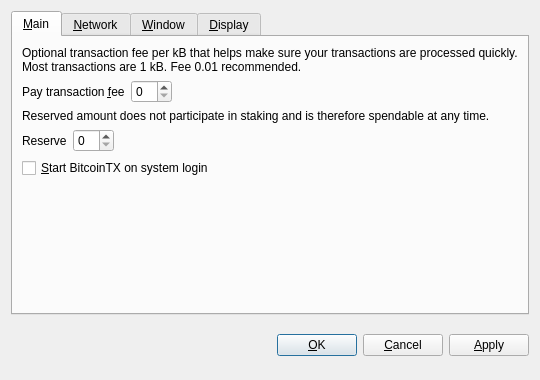
<?xml version="1.0" encoding="UTF-8"?>
<ui version="4.0">
 <class>OptionsDialog</class>
 <widget class="QDialog" name="OptionsDialog">
  <property name="geometry">
   <rect>
    <x>0</x>
    <y>0</y>
    <width>540</width>
    <height>380</height>
   </rect>
  </property>
  <property name="windowTitle">
   <string>Options</string>
  </property>
  <property name="modal">
   <bool>true</bool>
  </property>
  <layout class="QVBoxLayout" name="verticalLayout">
   <item>
    <widget class="QTabWidget" name="tabWidget">
     <property name="tabPosition">
      <enum>QTabWidget::North</enum>
     </property>
     <property name="currentIndex">
      <number>0</number>
     </property>
     <widget class="QWidget" name="tabMain">
      <attribute name="title">
       <string>&amp;Main</string>
      </attribute>
      <layout class="QVBoxLayout" name="verticalLayout_Main">
       <item>
        <widget class="QLabel" name="transactionFeeInfoLabel">
         <property name="text">
          <string>Optional transaction fee per kB that helps make sure your transactions are processed quickly. Most transactions are 1 kB. Fee 0.01 recommended.</string>
         </property>
         <property name="textFormat">
          <enum>Qt::PlainText</enum>
         </property>
         <property name="wordWrap">
          <bool>true</bool>
         </property>
        </widget>
       </item>
       <item>
        <layout class="QHBoxLayout" name="horizontalLayoutFee">
         <item>
          <widget class="QLabel" name="transactionFeeLabel">
           <property name="text">
            <string>Pay transaction &amp;fee</string>
           </property>
           <property name="textFormat">
            <enum>Qt::PlainText</enum>
           </property>
           <property name="buddy">
            <cstring>transactionFee</cstring>
           </property>
          </widget>
         </item>
         <item>
          <widget class="BitcoinAmountField" name="transactionFee"/>
         </item>
         <item>
          <spacer name="horizontalSpacerFee">
           <property name="orientation">
            <enum>Qt::Horizontal</enum>
           </property>
           <property name="sizeHint" stdset="0">
            <size>
             <width>40</width>
             <height>20</height>
            </size>
           </property>
          </spacer>
         </item>
        </layout>
       </item>
       <item>
        <widget class="QLabel" name="reserveBalanceInfoLabel">
         <property name="text">
          <string>Reserved amount does not participate in staking and is therefore spendable at any time.</string>
         </property>
         <property name="textFormat">
          <enum>Qt::PlainText</enum>
         </property>
         <property name="wordWrap">
          <bool>true</bool>
         </property>
        </widget>
       </item>
       <item>
        <layout class="QHBoxLayout" name="horizontalLayoutReserveBalance">
         <item>
          <widget class="QLabel" name="reserveBalanceLabel">
           <property name="text">
            <string>Reserve</string>
           </property>
           <property name="textFormat">
            <enum>Qt::PlainText</enum>
           </property>
           <property name="buddy">
            <cstring>reserveBalance</cstring>
           </property>
          </widget>
         </item>
         <item>
          <widget class="BitcoinAmountField" name="reserveBalance"/>
         </item>
         <item>
          <spacer name="horizontalSpacerReserveBalance">
           <property name="orientation">
            <enum>Qt::Horizontal</enum>
           </property>
           <property name="sizeHint" stdset="0">
            <size>
             <width>40</width>
             <height>20</height>
            </size>
           </property>
          </spacer>
         </item>
        </layout>
       </item>
       <item>
        <widget class="QCheckBox" name="bitcoinAtStartup">
         <property name="toolTip">
          <string>Automatically start BitcoinTX after logging in to the system.</string>
         </property>
         <property name="text">
          <string>&amp;Start BitcoinTX on system login</string>
         </property>
        </widget>
       </item>
       <item>
        <spacer name="verticalSpacer_Main">
         <property name="orientation">
          <enum>Qt::Vertical</enum>
         </property>
         <property name="sizeHint" stdset="0">
          <size>
           <width>20</width>
           <height>40</height>
          </size>
         </property>
        </spacer>
       </item>
      </layout>
     </widget>
     <widget class="QWidget" name="tabNetwork">
      <attribute name="title">
       <string>&amp;Network</string>
      </attribute>
      <layout class="QVBoxLayout" name="verticalLayout_Network">
       <item>
        <widget class="QCheckBox" name="mapPortUpnp">
         <property name="toolTip">
          <string>Automatically open the BitcoinTX client port on the router. This only works when your router supports UPnP and it is enabled.</string>
         </property>
         <property name="text">
          <string>Map port using &amp;UPnP</string>
         </property>
        </widget>
       </item>
       <item>
        <widget class="QCheckBox" name="connectSocks">
         <property name="toolTip">
          <string>Connect to the BitcoinTX network through a SOCKS5 proxy (e.g. when connecting through Tor).</string>
         </property>
         <property name="text">
          <string>&amp;Connect through SOCKS5 proxy:</string>
         </property>
        </widget>
       </item>
       <item>
        <layout class="QHBoxLayout" name="horizontalLayout_Network">
         <item>
          <widget class="QLabel" name="proxyIpLabel">
           <property name="text">
            <string>Proxy &amp;IP:</string>
           </property>
           <property name="textFormat">
            <enum>Qt::PlainText</enum>
           </property>
           <property name="buddy">
            <cstring>proxyIp</cstring>
           </property>
          </widget>
         </item>
         <item>
          <widget class="QValidatedLineEdit" name="proxyIp">
           <property name="maximumSize">
            <size>
             <width>140</width>
             <height>16777215</height>
            </size>
           </property>
           <property name="toolTip">
            <string>IP address of the proxy (e.g. 127.0.0.1)</string>
           </property>
          </widget>
         </item>
         <item>
          <widget class="QLabel" name="proxyPortLabel">
           <property name="text">
            <string>&amp;Port:</string>
           </property>
           <property name="textFormat">
            <enum>Qt::PlainText</enum>
           </property>
           <property name="buddy">
            <cstring>proxyPort</cstring>
           </property>
          </widget>
         </item>
         <item>
          <widget class="QLineEdit" name="proxyPort">
           <property name="maximumSize">
            <size>
             <width>55</width>
             <height>16777215</height>
            </size>
           </property>
           <property name="toolTip">
            <string>Port of the proxy (e.g. 9050)</string>
           </property>
          </widget>
         </item>
         <item>
          <spacer name="horizontalSpacer_Network">
           <property name="orientation">
            <enum>Qt::Horizontal</enum>
           </property>
           <property name="sizeHint" stdset="0">
            <size>
             <width>40</width>
             <height>20</height>
            </size>
           </property>
          </spacer>
         </item>
        </layout>
       </item>
       <item>
        <spacer name="verticalSpacer_Network">
         <property name="orientation">
          <enum>Qt::Vertical</enum>
         </property>
         <property name="sizeHint" stdset="0">
          <size>
           <width>20</width>
           <height>40</height>
          </size>
         </property>
        </spacer>
       </item>
      </layout>
     </widget>
     <widget class="QWidget" name="tabWindow">
      <attribute name="title">
       <string>&amp;Window</string>
      </attribute>
      <layout class="QVBoxLayout" name="verticalLayout_Window">
       <item>
        <widget class="QCheckBox" name="minimizeToTray">
         <property name="toolTip">
          <string>Show only a tray icon after minimizing the window.</string>
         </property>
         <property name="text">
          <string>&amp;Minimize to the tray instead of the taskbar</string>
         </property>
        </widget>
       </item>
       <item>
        <widget class="QCheckBox" name="minimizeOnClose">
         <property name="toolTip">
          <string>Minimize instead of exit the application when the window is closed. When this option is enabled, the application will be closed only after selecting Quit in the menu.</string>
         </property>
         <property name="text">
          <string>M&amp;inimize on close</string>
         </property>
        </widget>
       </item>
       <item>
        <spacer name="verticalSpacer_Window">
         <property name="orientation">
          <enum>Qt::Vertical</enum>
         </property>
         <property name="sizeHint" stdset="0">
          <size>
           <width>20</width>
           <height>40</height>
          </size>
         </property>
        </spacer>
       </item>
      </layout>
     </widget>
     <widget class="QWidget" name="tabDisplay">
      <attribute name="title">
       <string>&amp;Display</string>
      </attribute>
      <layout class="QVBoxLayout" name="verticalLayout_Display">
       <item>
        <layout class="QHBoxLayout" name="horizontalLayout_1_Display">
         <item>
          <widget class="QLabel" name="langLabel">
           <property name="text">
            <string>User Interface &amp;language:</string>
           </property>
           <property name="textFormat">
            <enum>Qt::PlainText</enum>
           </property>
           <property name="buddy">
            <cstring>lang</cstring>
           </property>
          </widget>
         </item>
         <item>
          <widget class="QValueComboBox" name="lang">
           <property name="toolTip">
            <string>The user interface language can be set here. This setting will take effect after restarting BitcoinTX.</string>
           </property>
          </widget>
         </item>
        </layout>
       </item>
       <item>
        <layout class="QHBoxLayout" name="horizontalLayout_2_Display">
         <item>
          <widget class="QLabel" name="unitLabel">
           <property name="text">
            <string>&amp;Unit to show amounts in:</string>
           </property>
           <property name="textFormat">
            <enum>Qt::PlainText</enum>
           </property>
           <property name="buddy">
            <cstring>unit</cstring>
           </property>
          </widget>
         </item>
         <item>
          <widget class="QValueComboBox" name="unit">
           <property name="toolTip">
            <string>Choose the default subdivision unit to show in the interface and when sending coins.</string>
           </property>
          </widget>
         </item>
        </layout>
       </item>
       <item>
        <widget class="QCheckBox" name="coinControlFeatures">
         <property name="toolTip">
          <string>Whether to show coin control features or not.</string>
         </property>
         <property name="text">
          <string>Display coin &amp;control features (experts only!)</string>
         </property>
        </widget>
       </item>
       <item>
        <widget class="QCheckBox" name="minimizeCoinAge">
         <property name="toolTip">
          <string>Whether to select the coin outputs randomly or with minimal coin age.</string>
         </property>
         <property name="text">
          <string>Minimize weight consumption (experimental)</string>
         </property>
        </widget>
       </item>
       <item>
        <widget class="QCheckBox" name="useBlackTheme">
         <property name="text">
          <string>Use black visual theme (requires restart)</string>
         </property>
        </widget>
       </item>
       <item>
        <spacer name="verticalSpacer_Display">
         <property name="orientation">
          <enum>Qt::Vertical</enum>
         </property>
         <property name="sizeHint" stdset="0">
          <size>
           <width>20</width>
           <height>40</height>
          </size>
         </property>
        </spacer>
       </item>
      </layout>
     </widget>
    </widget>
   </item>
   <item>
    <layout class="QHBoxLayout" name="horizontalLayout_Buttons">
     <item>
      <spacer name="horizontalSpacer_1">
       <property name="orientation">
        <enum>Qt::Horizontal</enum>
       </property>
       <property name="sizeHint" stdset="0">
        <size>
         <width>40</width>
         <height>48</height>
        </size>
       </property>
      </spacer>
     </item>
     <item>
      <widget class="QLabel" name="statusLabel">
       <property name="font">
        <font>
         <weight>75</weight>
         <bold>true</bold>
        </font>
       </property>
       <property name="text">
        <string/>
       </property>
       <property name="textFormat">
        <enum>Qt::PlainText</enum>
       </property>
       <property name="wordWrap">
        <bool>true</bool>
       </property>
      </widget>
     </item>
     <item>
      <spacer name="horizontalSpacer_2">
       <property name="orientation">
        <enum>Qt::Horizontal</enum>
       </property>
       <property name="sizeHint" stdset="0">
        <size>
         <width>40</width>
         <height>48</height>
        </size>
       </property>
      </spacer>
     </item>
     <item>
      <widget class="QPushButton" name="okButton">
       <property name="text">
        <string>&amp;OK</string>
       </property>
      </widget>
     </item>
     <item>
      <widget class="QPushButton" name="cancelButton">
       <property name="text">
        <string>&amp;Cancel</string>
       </property>
       <property name="autoDefault">
        <bool>false</bool>
       </property>
      </widget>
     </item>
     <item>
      <widget class="QPushButton" name="applyButton">
       <property name="text">
        <string>&amp;Apply</string>
       </property>
       <property name="autoDefault">
        <bool>false</bool>
       </property>
      </widget>
     </item>
    </layout>
   </item>
  </layout>
 </widget>
 <customwidgets>
  <customwidget>
   <class>BitcoinAmountField</class>
   <extends>QSpinBox</extends>
   <header>bitcoinamountfield.h</header>
  </customwidget>
  <customwidget>
   <class>QValueComboBox</class>
   <extends>QComboBox</extends>
   <header>qvaluecombobox.h</header>
  </customwidget>
  <customwidget>
   <class>QValidatedLineEdit</class>
   <extends>QLineEdit</extends>
   <header>qvalidatedlineedit.h</header>
  </customwidget>
 </customwidgets>
 <resources/>
 <connections/>
</ui>
